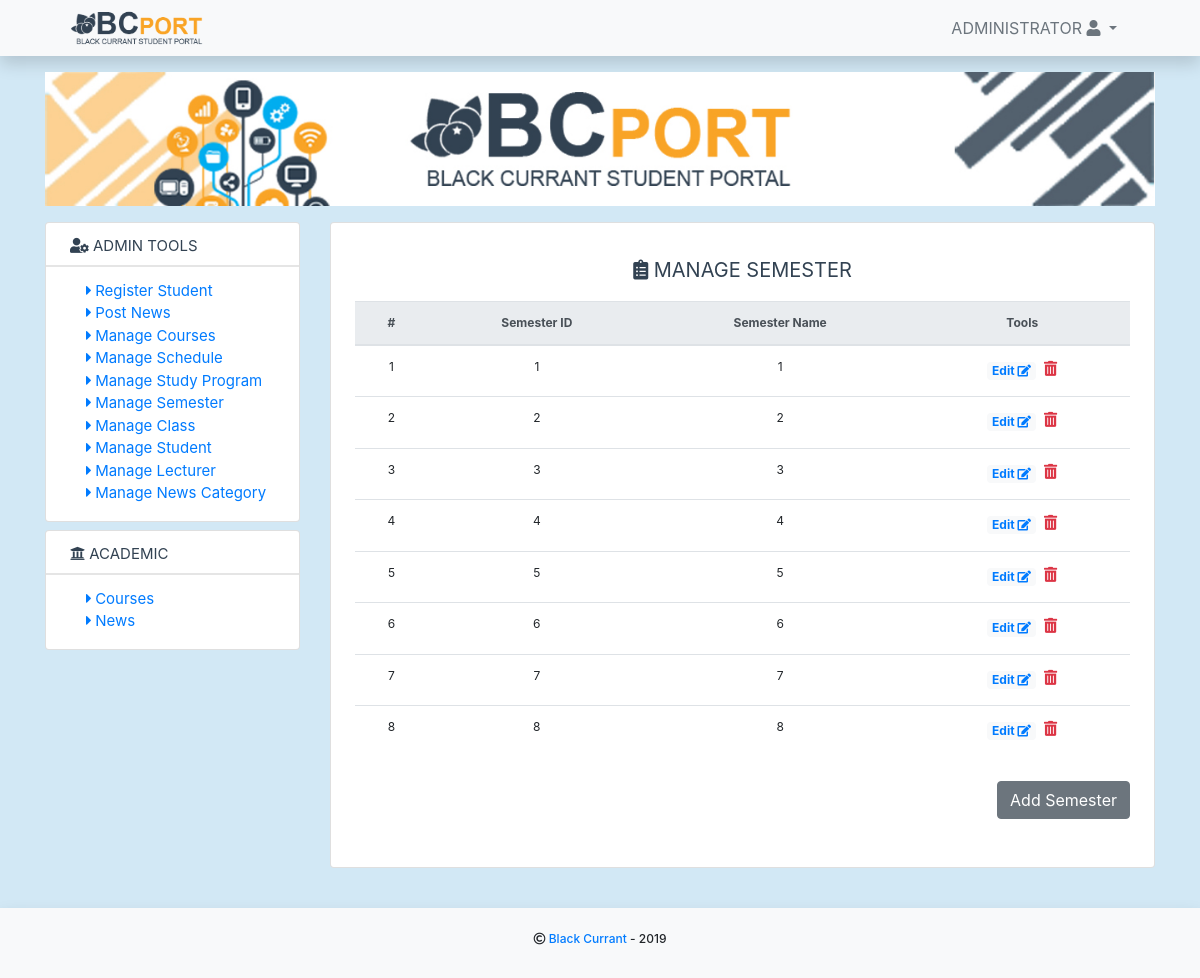
/index.php?page=semester (signed in), run on the app's committed database.
### tables this page shows
CREATE TABLE `tb_semester` (
  `id` int(11) NOT NULL,
  `semester_id` int(11) NOT NULL,
  `semester_name` varchar(20) NOT NULL
);

### core/base.php (called while the page is built, shortened)
<?php
    $baseUrl = "./";
?>

### core/config.php (called while the page is built, shortened)
<?php
    include 'base.php';
    $cssPath = $baseUrl."assets/css";
    $imagePath = $baseUrl."assets/images";
?>

### core/auth/auth.php (called while the page is built, shortened)
<?php
function getUserDataByUserId($id) {
	global $connect;
	$sql = "SELECT * FROM tb_user WHERE id = $id";
	$query = $connect->query($sql);
	$resultuser = $query->fetch_assoc();
	if ($resultuser['user_role'] == '1') {
		$sql = "SELECT * FROM tb_student WHERE student_id = '".$resultuser['user_id']."'";
		$query = $connect->query($sql);
		$result = $query->fetch_assoc();
		$result['user_role'] = $resultuser['user_role'];
	}
	elseif ($resultuser['user_role'] == '2') {
		$sql = "SELECT * FROM tb_lecturer WHERE lecturer_id = '".$resultuser['user_id']."'";
		$query = $connect->query($sql);
		$result = $query->fetch_assoc();
		$result['user_role'] = $resultuser['user_role'];
	}
	elseif ($resultuser['user_role'] == '3') {
		$result = array('name' => 'administrator', 'user_role' => '3');
	}
	return $result;
}
function logged_in() {
	if(isset($_SESSION['id'])) {
		return true;
	} else {
		return false;
	}
}
?>

### core/app/semester.php (called while the page is built, shortened)
<?php
    function getAllSemester() {
        global $connect;
        $sql = "SELECT * FROM tb_semester";
        $query = $connect->query($sql);
        if ($query->num_rows > 0)
        {
            return $query;
        } else {
            return false;
        }
    }
?>

### pages/semester/index.php (the view, shortened to what this page needs)
<div class="px-4 py-4">
<h5 class="simple-text text-center"><i class="fas fa-clipboard-list"></i> Manage Semester</h5>
<table class="table text-center">
  	<thead class="thead-light">
    	<tr>
      		<th scope="col">#</th>
      		<th scope="col">Semester ID</th>
      		<th scope="col">Semester Name</th>
      		<th scope="col">Tools</th>
    	</tr>
  	</thead>
  	<tbody>
		<?php
			$result = getAllSemester();
			if ($result != false) {
				while ($row = $result->fetch_assoc())
				{
					$id = $row['id'];
					$semester_id = $row['semester_id'];
    			$semester_name = $row['semester_name'];
    	 ?>
    	 <tr>
      		<td><?php echo $id; ?></td>
      		<td><?php echo $semester_id; ?></td>
      		<td><?php echo $semester_name; ?></td>
          <td style="font-size: 15px;">
            <a href="<?php echo $baseUrl.'index.php?page=editsemester&id='.$id.''; ?>" class="badge badge-light text-primary badge-12" alt = "Edit">
              Edit <i class="fas fa-edit"></i>
            </a>&nbsp;
            <div class="btn-group dropup pb-1">
              <a href class="text-danger" data-toggle="dropdown" aria-haspopup="true" aria-expanded="false">
                <i class="fas fa-trash-alt"></i>
              </a>
            </div>
          </td>
      	</tr>
  		<?php
				}
			}
		 ?>
  	</tbody>
</table>
<div class="text-right my-4">
	<a href="<?php echo $baseUrl.'index.php?page=addsemester'; ?>" class="btn btn-secondary">Add Semester</a>
</div>
</div>

### index.php (shortened to what this page needs)
<?php
	require './core/base.php';
	require $baseUrl.'/core/init.php';
?>
<!DOCTYPE html>
<html>
<head>
	<?php require_once $baseUrl.'/includes/assets.php'; ?>
</head>
<body>
	<?php require_once $baseUrl.'/includes/topnav.php'; ?>
	<div class="container pt-3 pb-3">
		<div class="row">
			<?php require_once $baseUrl.'/includes/header.php'; ?>
			<?php require_once $baseUrl.'/includes/sidebar.php'; ?>
			<?php
			require_once $baseUrl.'/includes/content.php';
			?>
		</div>
	</div>
	<footer>
		<?php require_once $baseUrl.'/includes/footer.php'; ?>
	</footer>
</body>
</html>

### includes/assets.php (shortened to what this page needs)
<link rel="stylesheet" type="text/css" media="screen" href="<?php echo $cssPath . '/bootstrap.min.css'; ?>">
<link rel="stylesheet" type="text/css" media="screen" href="<?php echo $cssPath . '/all.min.css'; ?>">
<link rel="stylesheet" type="text/css" media="screen" href="<?php echo $cssPath . '/custom.css'; ?>">

### includes/topnav.php (shortened to what this page needs)
<nav class="bg-light navbar-light shadow">
  	<div class="container-fluid">
  		<div class="row">
			<div class="col-sm-4 ml-4">
				<a href="index.php">
					<img src="<?php echo $imagePath.'/logo.png' ?>" class="img-fluid ml-4" width="40%">
				</a>
			</div>
			<div class="col-sm-7 ml-4">
				<ul class="nav justify-content-end my-3 ml-4">
					<?php if (logged_in() === FALSE) { ?>
					<li class="nav-item">
						<a class="nav-link simple-text" href="login.php">Login <i class="fas fa-sign-in-alt"></i></a>
					</li>
					<?php } else { ?>
					<li>
						<a class="nav-link text-uppercase text-secondary dropdown-toggle" href="#" id="dropdownMenuLink" data-toggle="dropdown" aria-haspopup="true" aria-expanded="false">
							<?php
								$userdata = getUserDataByUserId($_SESSION['id']);
								echo $userdata['name'];
							?>
							 <i class="fas fa-user"></i>
						</a>
					</li>
					<?php } ?>
				</ul>
			</div>
  		</div>
  	</div>
</nav>

### includes/header.php
<div class="col-md-12 col-xs-12 pb-2 mb-2">
	<img src="<?php echo $imagePath.'/header.jpg' ?>" alt="header" class="img-fluid">
</div>

### includes/sidebar.php (shortened to what this page needs)
<div class="col-md-3 col-xs-12" style="font-size: 15px;">
	<div class="row">
		<?php
			if (logged_in() === TRUE) {
				$userdata = getUserDataByUserId($_SESSION['id']);
				$user_role = $userdata['user_role'];
		 ?>
		<?php
			if ($user_role == '3') {
		 ?>
		<div class="col-md-12 pb-2">
			<div class="card">
				<p class="ml-4 simple-text"><i class="fas fa-user-cog"></i> Admin Tools</p>
				<hr>
				<ul class="nav flex-column py-2 mb-2 ml-4">
					<li class="nav-item">
						<a href="<?php echo $baseUrl.'index.php?page=register'; ?>" class="nav-link"><i class="fas fa-caret-right"></i> Register Student</a>
					</li>
					<li class="nav-item">
						<a href="<?php echo $baseUrl.'index.php?page=postnews'; ?>" class="nav-link"><i class="fas fa-caret-right"></i> Post News</a>
					</li>
					<li class="nav-item">
						<a href="<?php echo $baseUrl.'index.php?page=managecourse'; ?>" class="nav-link"><i class="fas fa-caret-right"></i> Manage Courses</a>
					</li>
					<li class="nav-item">
						<a href="<?php echo $baseUrl.'index.php?page=schedule'; ?>" class="nav-link"><i class="fas fa-caret-right"></i> Manage Schedule</a>
					</li>
					<li class="nav-item">
						<a href="<?php echo $baseUrl.'index.php?page=studyprogram'; ?>" class="nav-link"><i class="fas fa-caret-right"></i> Manage Study Program</a>
					</li>
					<li class="nav-item">
						<a href="<?php echo $baseUrl.'index.php?page=semester'; ?>" class="nav-link"><i class="fas fa-caret-right"></i> Manage Semester</a>
					</li>
					<li class="nav-item">
						<a href="<?php echo $baseUrl.'index.php?page=class'; ?>" class="nav-link"><i class="fas fa-caret-right"></i> Manage Class</a>
					</li>
					<li class="nav-item">
						<a href="<?php echo $baseUrl.'index.php?page=student'; ?>" class="nav-link"><i class="fas fa-caret-right"></i> Manage Student</a>
					</li>
					<li class="nav-item">
						<a href="<?php echo $baseUrl.'index.php?page=lecturer'; ?>" class="nav-link"><i class="fas fa-caret-right"></i> Manage Lecturer</a>
					</li>
					<li class="nav-item">
						<a href="<?php echo $baseUrl.'index.php?page=newscategory'; ?>" class="nav-link"><i class="fas fa-caret-right"></i> Manage News Category</a>
					</li>
				</ul>
			</div>
		</div>
		<div class="col-md-12 pb-2">
			<div class="card">
				<p class="ml-4 simple-text"><i class="fas fa-university"></i> Academic</p>
				<hr>
				<ul class="nav flex-column py-2 mb-2 ml-4">
					<li class="nav-item">
						<a href="<?php echo $baseUrl.'index.php?page=course'; ?>" class="nav-link"><i class="fas fa-caret-right"></i> Courses</a>
					</li>
					<li class="nav-item">
						<a href="<?php echo $baseUrl.'index.php?page=news'; ?>" class="nav-link"><i class="fas fa-caret-right"></i> News</a>
					</li>
				</ul>
			</div>
		</div>
	<?php
			}
	?>
	<?php
		}
	?>
	</div>
</div>

### includes/content.php (shortened to what this page needs)
<div class="col-md-9 col-xs-12">
	<div class="row">
		<div class="col-md-12 pb-3">
				<div class="card">
			<?php
				if(isset($_GET['page'])){
					$page = $_GET['page'];
					switch ($page) {
						case 'semester':
							include $baseUrl."/pages/semester/index.php";
							break;
					}
				}else{
					include $baseUrl."pages/profile.php";
				}
		 	?>
			</div>
		</div>
	</div>
</div>

### includes/footer.php
<div class="container-fluid">
	<div class="row">
		<div class="col-sm-12 text-center bg-light shadow py-4 mt-2">
			<h5 style="font-size: 12px;"><i class="far fa-copyright"></i> <a href="">Black Currant</a> - 2019 </h5>
		</div>
	</div>
</div>

### assets/css/custom.css (style rules this page uses)
body { background-color: #d2e8f5; }
hr { margin-top: -20px; margin-bottom: 5px; border: 1px solid rgba(0, 0, 0, 0.1); border-top: 1px solid rgba(0, 0, 0, 0.1); }
.simple-text { text-transform: uppercase; padding: 0.5rem 0; display: block; white-space: nowrap; color: #324252; text-decoration: none; font-weight: 400; line-height: 30px; overflow: hidden; }
.nav-link { display: block; padding: 0rem 1rem; }
* { -webkit-box-sizing: border-box; box-sizing: border-box; }
body { padding: 0; margin: 0; }
table { font-size: 12px !important; }
.badge-12 { font-size: 12px !important; }

### data on the page
tb_semester: id "1", semester "1", semester_name "1"
tb_semester: id "2", semester "2", semester_name "2"
tb_semester: id "3", semester "3", semester_name "3"
tb_semester: id "4", semester "4", semester_name "4"
tb_semester: id "5", semester "5", semester_name "5"
tb_semester: id "6", semester "6", semester_name "6"
tb_semester: id "7", semester "7", semester_name "7"
tb_semester: id "8", semester "8", semester_name "8"

### other printed values
$userdata['name'] "ADMINISTRATOR"
